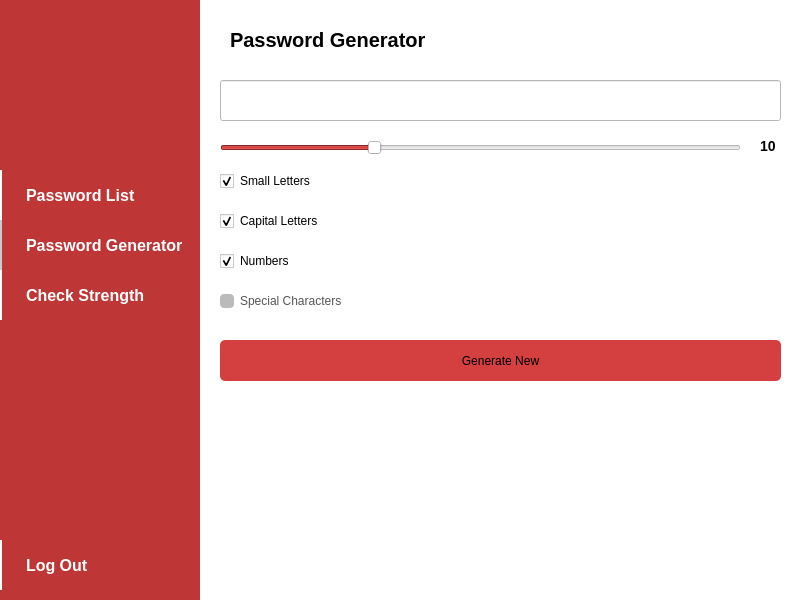
<?xml version="1.0" encoding="UTF-8"?>
<ui version="4.0">
 <class>PasGen</class>
 <widget class="QWidget" name="PasGen">
  <property name="geometry">
   <rect>
    <x>0</x>
    <y>0</y>
    <width>800</width>
    <height>600</height>
   </rect>
  </property>
  <property name="windowTitle">
   <string>Form</string>
  </property>
  <widget class="QWidget" name="contentWidget" native="true">
   <property name="geometry">
    <rect>
     <x>200</x>
     <y>0</y>
     <width>600</width>
     <height>600</height>
    </rect>
   </property>
   <property name="sizePolicy">
    <sizepolicy hsizetype="Preferred" vsizetype="Maximum">
     <horstretch>0</horstretch>
     <verstretch>0</verstretch>
    </sizepolicy>
   </property>
   <property name="minimumSize">
    <size>
     <width>567</width>
     <height>532</height>
    </size>
   </property>
   <property name="styleSheet">
    <string notr="true">QWidget {
	background-color: white;
}
QCheckBox::indicator:unchecked{
	border-radius: 4px;
	background-color: #bbbbbb;
}
QCheckBox::indicator:unchecked:hover{
	background-color: #aaaaaa;
}
QCheckBox:unchecked {
	color: #555555;
}
QCheckBox:unchecked:hover {
	color: #444444;
}
QCheckBox:checked {
	color: black;
}
QSlider{
	selection-background-color: #bf3636;
}
#counter {
	color: black;
	font-weight: bold;
	font-size: 14px;
}
#addBtn
{
	background: #d43f3f;
	border: none;
	border-radius: 5px;
}
#addBtn:hover
{
	background: #f04848;
}
#pasGenEdit {
	color: black;
	font-size: 16px;
	padding-left: 10px;
}</string>
   </property>
   <widget class="QLabel" name="pageTitle">
    <property name="geometry">
     <rect>
      <x>30</x>
      <y>20</y>
      <width>220</width>
      <height>40</height>
     </rect>
    </property>
    <property name="styleSheet">
     <string notr="true">color: black; font-size: 20px; font-weight: bold;</string>
    </property>
    <property name="text">
     <string>Password Generator</string>
    </property>
   </widget>
   <widget class="QLineEdit" name="pasGenEdit">
    <property name="geometry">
     <rect>
      <x>20</x>
      <y>80</y>
      <width>561</width>
      <height>41</height>
     </rect>
    </property>
    <property name="focusPolicy">
     <enum>Qt::FocusPolicy::ClickFocus</enum>
    </property>
    <property name="styleSheet">
     <string notr="true"/>
    </property>
    <property name="text">
     <string/>
    </property>
    <property name="maxLength">
     <number>64</number>
    </property>
    <property name="echoMode">
     <enum>QLineEdit::EchoMode::Normal</enum>
    </property>
   </widget>
   <widget class="QCheckBox" name="capitalRad">
    <property name="geometry">
     <rect>
      <x>20</x>
      <y>210</y>
      <width>121</width>
      <height>22</height>
     </rect>
    </property>
    <property name="focusPolicy">
     <enum>Qt::FocusPolicy::NoFocus</enum>
    </property>
    <property name="text">
     <string>Capital Letters</string>
    </property>
    <property name="checked">
     <bool>true</bool>
    </property>
   </widget>
   <widget class="QCheckBox" name="numberRad">
    <property name="geometry">
     <rect>
      <x>20</x>
      <y>250</y>
      <width>121</width>
      <height>22</height>
     </rect>
    </property>
    <property name="focusPolicy">
     <enum>Qt::FocusPolicy::NoFocus</enum>
    </property>
    <property name="text">
     <string>Numbers</string>
    </property>
    <property name="checked">
     <bool>true</bool>
    </property>
   </widget>
   <widget class="QCheckBox" name="charRad">
    <property name="geometry">
     <rect>
      <x>20</x>
      <y>290</y>
      <width>121</width>
      <height>22</height>
     </rect>
    </property>
    <property name="focusPolicy">
     <enum>Qt::FocusPolicy::NoFocus</enum>
    </property>
    <property name="text">
     <string>Special Characters</string>
    </property>
   </widget>
   <widget class="QCheckBox" name="smallRad">
    <property name="geometry">
     <rect>
      <x>20</x>
      <y>170</y>
      <width>121</width>
      <height>22</height>
     </rect>
    </property>
    <property name="focusPolicy">
     <enum>Qt::FocusPolicy::NoFocus</enum>
    </property>
    <property name="text">
     <string>Small Letters</string>
    </property>
    <property name="checked">
     <bool>true</bool>
    </property>
   </widget>
   <widget class="QSlider" name="charCountSlider">
    <property name="geometry">
     <rect>
      <x>20</x>
      <y>140</y>
      <width>521</width>
      <height>16</height>
     </rect>
    </property>
    <property name="focusPolicy">
     <enum>Qt::FocusPolicy::NoFocus</enum>
    </property>
    <property name="minimum">
     <number>1</number>
    </property>
    <property name="maximum">
     <number>32</number>
    </property>
    <property name="value">
     <number>10</number>
    </property>
    <property name="orientation">
     <enum>Qt::Orientation::Horizontal</enum>
    </property>
   </widget>
   <widget class="QLabel" name="counter">
    <property name="geometry">
     <rect>
      <x>560</x>
      <y>130</y>
      <width>21</width>
      <height>31</height>
     </rect>
    </property>
    <property name="text">
     <string>10</string>
    </property>
   </widget>
   <widget class="QPushButton" name="addBtn">
    <property name="geometry">
     <rect>
      <x>20</x>
      <y>340</y>
      <width>561</width>
      <height>41</height>
     </rect>
    </property>
    <property name="palette">
     <palette>
      <active>
       <colorrole role="Button">
        <brush brushstyle="SolidPattern">
         <color alpha="255">
          <red>212</red>
          <green>63</green>
          <blue>63</blue>
         </color>
        </brush>
       </colorrole>
       <colorrole role="Base">
        <brush brushstyle="SolidPattern">
         <color alpha="255">
          <red>212</red>
          <green>63</green>
          <blue>63</blue>
         </color>
        </brush>
       </colorrole>
       <colorrole role="Window">
        <brush brushstyle="SolidPattern">
         <color alpha="255">
          <red>212</red>
          <green>63</green>
          <blue>63</blue>
         </color>
        </brush>
       </colorrole>
      </active>
      <inactive>
       <colorrole role="Button">
        <brush brushstyle="SolidPattern">
         <color alpha="255">
          <red>212</red>
          <green>63</green>
          <blue>63</blue>
         </color>
        </brush>
       </colorrole>
       <colorrole role="Base">
        <brush brushstyle="SolidPattern">
         <color alpha="255">
          <red>212</red>
          <green>63</green>
          <blue>63</blue>
         </color>
        </brush>
       </colorrole>
       <colorrole role="Window">
        <brush brushstyle="SolidPattern">
         <color alpha="255">
          <red>212</red>
          <green>63</green>
          <blue>63</blue>
         </color>
        </brush>
       </colorrole>
      </inactive>
      <disabled>
       <colorrole role="Button">
        <brush brushstyle="SolidPattern">
         <color alpha="255">
          <red>212</red>
          <green>63</green>
          <blue>63</blue>
         </color>
        </brush>
       </colorrole>
       <colorrole role="Base">
        <brush brushstyle="SolidPattern">
         <color alpha="255">
          <red>212</red>
          <green>63</green>
          <blue>63</blue>
         </color>
        </brush>
       </colorrole>
       <colorrole role="Window">
        <brush brushstyle="SolidPattern">
         <color alpha="255">
          <red>212</red>
          <green>63</green>
          <blue>63</blue>
         </color>
        </brush>
       </colorrole>
      </disabled>
     </palette>
    </property>
    <property name="focusPolicy">
     <enum>Qt::FocusPolicy::ClickFocus</enum>
    </property>
    <property name="autoFillBackground">
     <bool>false</bool>
    </property>
    <property name="styleSheet">
     <string notr="true"/>
    </property>
    <property name="text">
     <string>Generate New</string>
    </property>
   </widget>
  </widget>
  <widget class="QWidget" name="menuWidget" native="true">
   <property name="geometry">
    <rect>
     <x>0</x>
     <y>0</y>
     <width>200</width>
     <height>600</height>
    </rect>
   </property>
   <property name="sizePolicy">
    <sizepolicy hsizetype="Preferred" vsizetype="Maximum">
     <horstretch>0</horstretch>
     <verstretch>0</verstretch>
    </sizepolicy>
   </property>
   <property name="minimumSize">
    <size>
     <width>200</width>
     <height>500</height>
    </size>
   </property>
   <property name="baseSize">
    <size>
     <width>200</width>
     <height>532</height>
    </size>
   </property>
   <property name="palette">
    <palette>
     <active>
      <colorrole role="Button">
       <brush brushstyle="SolidPattern">
        <color alpha="255">
         <red>191</red>
         <green>54</green>
         <blue>54</blue>
        </color>
       </brush>
      </colorrole>
      <colorrole role="Base">
       <brush brushstyle="SolidPattern">
        <color alpha="255">
         <red>191</red>
         <green>54</green>
         <blue>54</blue>
        </color>
       </brush>
      </colorrole>
      <colorrole role="Window">
       <brush brushstyle="SolidPattern">
        <color alpha="255">
         <red>191</red>
         <green>54</green>
         <blue>54</blue>
        </color>
       </brush>
      </colorrole>
     </active>
     <inactive>
      <colorrole role="Button">
       <brush brushstyle="SolidPattern">
        <color alpha="255">
         <red>191</red>
         <green>54</green>
         <blue>54</blue>
        </color>
       </brush>
      </colorrole>
      <colorrole role="Base">
       <brush brushstyle="SolidPattern">
        <color alpha="255">
         <red>191</red>
         <green>54</green>
         <blue>54</blue>
        </color>
       </brush>
      </colorrole>
      <colorrole role="Window">
       <brush brushstyle="SolidPattern">
        <color alpha="255">
         <red>191</red>
         <green>54</green>
         <blue>54</blue>
        </color>
       </brush>
      </colorrole>
     </inactive>
     <disabled>
      <colorrole role="Button">
       <brush brushstyle="SolidPattern">
        <color alpha="255">
         <red>191</red>
         <green>54</green>
         <blue>54</blue>
        </color>
       </brush>
      </colorrole>
      <colorrole role="Base">
       <brush brushstyle="SolidPattern">
        <color alpha="255">
         <red>191</red>
         <green>54</green>
         <blue>54</blue>
        </color>
       </brush>
      </colorrole>
      <colorrole role="Window">
       <brush brushstyle="SolidPattern">
        <color alpha="255">
         <red>191</red>
         <green>54</green>
         <blue>54</blue>
        </color>
       </brush>
      </colorrole>
     </disabled>
    </palette>
   </property>
   <property name="styleSheet">
    <string notr="true">QPushButton {
	font-size: 16px;
	font-weight: bold;
	background-color: #bf3636;
	color: white;
	padding: 8px;
	padding-left: 24px;
	border: none;
	border-left: 2px solid white;
	text-align:left;
}
QPushButton:hover {
	background-color: #d43f3f;
}
QWidget{
	background-color: #bf3636;
}</string>
   </property>
   <widget class="QPushButton" name="pasListBtn">
    <property name="geometry">
     <rect>
      <x>0</x>
      <y>170</y>
      <width>200</width>
      <height>50</height>
     </rect>
    </property>
    <property name="focusPolicy">
     <enum>Qt::FocusPolicy::NoFocus</enum>
    </property>
    <property name="styleSheet">
     <string notr="true"/>
    </property>
    <property name="text">
     <string>Password List</string>
    </property>
   </widget>
   <widget class="QPushButton" name="pasGenBtn">
    <property name="geometry">
     <rect>
      <x>0</x>
      <y>220</y>
      <width>200</width>
      <height>50</height>
     </rect>
    </property>
    <property name="focusPolicy">
     <enum>Qt::FocusPolicy::NoFocus</enum>
    </property>
    <property name="styleSheet">
     <string notr="true">border-left: 2px solid #cccccc;</string>
    </property>
    <property name="text">
     <string>Password Generator</string>
    </property>
   </widget>
   <widget class="QPushButton" name="pasCheckBtn">
    <property name="geometry">
     <rect>
      <x>0</x>
      <y>270</y>
      <width>200</width>
      <height>50</height>
     </rect>
    </property>
    <property name="focusPolicy">
     <enum>Qt::FocusPolicy::NoFocus</enum>
    </property>
    <property name="text">
     <string>Check Strength</string>
    </property>
   </widget>
   <widget class="QPushButton" name="logOutBtn">
    <property name="geometry">
     <rect>
      <x>0</x>
      <y>540</y>
      <width>200</width>
      <height>50</height>
     </rect>
    </property>
    <property name="focusPolicy">
     <enum>Qt::FocusPolicy::NoFocus</enum>
    </property>
    <property name="text">
     <string>Log Out</string>
    </property>
   </widget>
   <widget class="QLabel" name="logo">
    <property name="geometry">
     <rect>
      <x>40</x>
      <y>20</y>
      <width>120</width>
      <height>120</height>
     </rect>
    </property>
    <property name="styleSheet">
     <string notr="true"/>
    </property>
    <property name="text">
     <string/>
    </property>
    <property name="pixmap">
     <pixmap resource="resources.qrc">:/res/pasman.png</pixmap>
    </property>
    <property name="scaledContents">
     <bool>true</bool>
    </property>
   </widget>
  </widget>
 </widget>
 <resources>
  <include location="resources.qrc"/>
 </resources>
 <connections/>
</ui>
